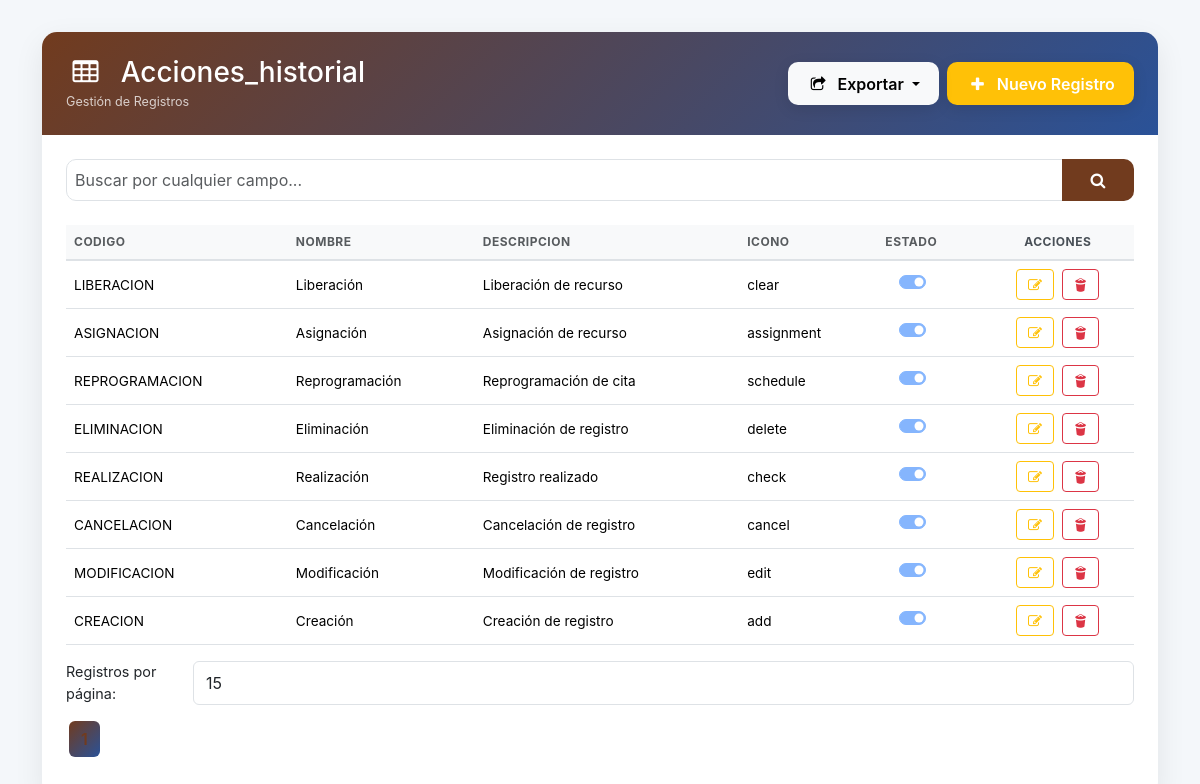
/controladores/controlador_acciones_historial.php (signed in), run on the app's committed database.
### tables this page shows
CREATE TABLE `acciones_historial` (
  `id` int NOT NULL AUTO_INCREMENT,
  `codigo` varchar(50) NOT NULL,
  `nombre` varchar(150) NOT NULL,
  `descripcion` varchar(255) DEFAULT NULL,
  `icono` varchar(550) DEFAULT NULL,
  `estado` enum('activo','inactivo') DEFAULT 'activo',
  `usuario_id_inserto` int NOT NULL,
  `fecha_insercion` timestamp NULL DEFAULT CURRENT_TIMESTAMP,
  `usuario_id_actualizo` int DEFAULT NULL,
  `fecha_actualizacion` timestamp NULL DEFAULT NULL ON UPDATE CURRENT_TIMESTAMP,
  PRIMARY KEY (`id`),
  UNIQUE KEY `codigo` (`codigo`),
  KEY `idx_estado` (`estado`)
);

### modelos/modelo_acciones_historial.php (called while the page is built, shortened)
<?php
require_once '../conexion.php';
class ModeloAcciones_historial {
    private $conexion;
    public function __construct() {
        global $conexion;
        $this->conexion = $conexion;
    }
    public function contarRegistros() {
        $query = "SELECT COUNT(*) as total FROM acciones_historial";
        $stmt = $this->conexion->prepare($query);
        $stmt->execute();
        $resultado = $stmt->get_result();
        return $resultado ? $resultado->fetch_assoc()['total'] : 0;
    }
    public function obtenerTodos($registrosPorPagina, $offset, $orderBy = 'id', $orderDir = 'DESC') {
        $allowedColumns = ['`acciones_historial`.`id`', '`acciones_historial`.`codigo`', '`acciones_historial`.`nombre`', '`acciones_historial`.`descripcion`', '`acciones_historial`.`icono`', '`acciones_historial`.`estado`', '`acciones_historial`.`usuario_id_inserto`', '`acciones_historial`.`fecha_insercion`', '`acciones_historial`.`usuario_id_actualizo`', '`acciones_historial`.`fecha_actualizacion`'];
        $orderByClean = str_replace(['`', ' '], '', $orderBy);
        $isValid = false;
        foreach($allowedColumns as $ac) {
            if (str_replace(['`', ' '], '', $ac) === $orderByClean) {
                $isValid = true;
                break;
            }
        }
        $orderSQL = $isValid ? " ORDER BY $orderBy $orderDir " : " ORDER BY `acciones_historial`.`id` DESC ";
        $query = "SELECT `acciones_historial`.*  FROM acciones_historial";
        $query .= $orderSQL;
        $query .= " LIMIT ? OFFSET ?";
        $stmt = $this->conexion->prepare($query);
        $stmt->bind_param('ii', $registrosPorPagina, $offset);
        $stmt->execute();
        $resultado = $stmt->get_result();
        return $resultado ? $resultado->fetch_all(MYSQLI_ASSOC) : false;
    }
}
?>

### vistas/vista_acciones_historial.php (the view, shortened to what this page needs)
<?php
$mi_programa = 'vista_acciones_historial.php';
$permisos = $_SESSION['permisos'][$mi_programa] ?? ['ins' => 1, 'upd' => 1, 'del' => 1, 'exp' => 1];
$registrosPorPagina = isset($_GET['registrosPorPagina']) ? (int)$_GET['registrosPorPagina'] : 15;
?>
<!DOCTYPE html>
<html lang="es">
<head>
    <?php include('../headIconos.php'); ?>
    <link rel="stylesheet" href="../css/estilos.css">
</head>
<body>
    <div class="container pb-5">
        <div class="main-card">
            <div class="card-header-custom d-flex justify-content-between align-items-center">
                <div>
                    <h3 class="mb-0"><i class="icon-table me-2"></i> Acciones_historial</h3>
                    <small class="opacity-75">Gestión de Registros</small>
                </div>
                <div class="d-flex gap-2">
                    <?php if ($permisos['exp']): ?>
                    <div class="dropdown">
                        <button class="btn btn-light btn-premium dropdown-toggle" type="button" data-bs-toggle="dropdown">
                            <i class="icon-export me-1"></i> Exportar
                        </button>
                    </div>
                    <?php endif; ?>
                                        <?php if ($permisos['ins']): ?>
                    <button type="button" class="btn btn-premium btn-warning text-white" data-bs-toggle="modal" data-bs-target="#modalCrear">
                        <i class="icon-plus me-1"></i> Nuevo Registro
                    </button>
                    <?php endif; ?>
                                    </div>
            </div>
            <div class="card-body p-4">
                <form method="GET" action="vista_acciones_historial.php" class="mb-4">
                    <div class="input-group">
                        <input type="text" name="busqueda" class="form-control search-box p-2" placeholder="Buscar por cualquier campo..." value="<?php echo isset($_GET['busqueda']) ? htmlspecialchars($_GET['busqueda']) : ''; ?>">
                        <button type="submit" class="btn search-btn px-4"><i class="icon-search"></i></button>
                    </div>
                </form>
                <div class="table-responsive">
                    <table class="table table-hover align-middle">
                        <thead>
                            <tr>
<?php
$sort = $_GET['sort'] ?? "`acciones_historial`.`id`";
$dir = $_GET['dir'] ?? 'DESC';
$nextDir = ($dir === 'ASC') ? 'DESC' : 'ASC';
?>
                                <th>
                                    <a href="?<?php echo http_build_query(array_merge($_GET, ['sort' => "`acciones_historial`.`codigo`", 'dir' => $nextDir])); ?>" class="text-decoration-none text-muted">
                                        codigo                                        <?php if (str_replace(['`',' '], '', $sort) === str_replace(['`',' '], '', "`acciones_historial`.`codigo`")): ?>                                            <i class="icon-<?php echo ($dir === 'ASC') ? 'up-dir' : 'down-dir'; ?> ms-1"></i>
                                        <?php endif; ?>                                    </a>
                                </th>
                                <th>
                                    <a href="?<?php echo http_build_query(array_merge($_GET, ['sort' => "`acciones_historial`.`nombre`", 'dir' => $nextDir])); ?>" class="text-decoration-none text-muted">
                                        nombre                                        <?php if (str_replace(['`',' '], '', $sort) === str_replace(['`',' '], '', "`acciones_historial`.`nombre`")): ?>                                            <i class="icon-<?php echo ($dir === 'ASC') ? 'up-dir' : 'down-dir'; ?> ms-1"></i>
                                        <?php endif; ?>                                    </a>
                                </th>
                                <th>
                                    <a href="?<?php echo http_build_query(array_merge($_GET, ['sort' => "`acciones_historial`.`descripcion`", 'dir' => $nextDir])); ?>" class="text-decoration-none text-muted">
                                        descripcion                                        <?php if (str_replace(['`',' '], '', $sort) === str_replace(['`',' '], '', "`acciones_historial`.`descripcion`")): ?>                                            <i class="icon-<?php echo ($dir === 'ASC') ? 'up-dir' : 'down-dir'; ?> ms-1"></i>
                                        <?php endif; ?>                                    </a>
                                </th>
                                <th>
                                    <a href="?<?php echo http_build_query(array_merge($_GET, ['sort' => "`acciones_historial`.`icono`", 'dir' => $nextDir])); ?>" class="text-decoration-none text-muted">
                                        icono                                        <?php if (str_replace(['`',' '], '', $sort) === str_replace(['`',' '], '', "`acciones_historial`.`icono`")): ?>                                            <i class="icon-<?php echo ($dir === 'ASC') ? 'up-dir' : 'down-dir'; ?> ms-1"></i>
                                        <?php endif; ?>                                    </a>
                                </th>
                                <th>
                                    <a href="?<?php echo http_build_query(array_merge($_GET, ['sort' => "`acciones_historial`.`estado`", 'dir' => $nextDir])); ?>" class="text-decoration-none text-muted">
                                        estado                                        <?php if (str_replace(['`',' '], '', $sort) === str_replace(['`',' '], '', "`acciones_historial`.`estado`")): ?>                                            <i class="icon-<?php echo ($dir === 'ASC') ? 'up-dir' : 'down-dir'; ?> ms-1"></i>
                                        <?php endif; ?>                                    </a>
                                </th>
                                <th class="text-center">Acciones</th>
                            </tr>
                        </thead>
                        <tbody>
                            <?php
                            require_once '../modelos/modelo_acciones_historial.php';
                            $modelo = new ModeloAcciones_historial();
                            $termino = $_GET['busqueda'] ?? '';
                            $campoFiltro = $_GET['campo'] ?? '';
                            $registrosPorPagina = isset($_GET['registrosPorPagina']) ? (int)$_GET['registrosPorPagina'] : 15;
                            $paginaActual = isset($_GET['pagina']) ? (int)$_GET['pagina'] : 1;
                            $offset = ($paginaActual - 1) * $registrosPorPagina;
                            if (isset($_GET['action']) && $_GET['action'] === 'buscar') {
                                if (!empty($campoFiltro) && !empty($termino)) {
                                     $totalRegistros = $modelo->contarPorCampo($campoFiltro, $termino);
                                     $registros = $modelo->buscarPorCampo($campoFiltro, $termino, $registrosPorPagina, $offset, $sort, $dir);
                                } else {
                                     $totalRegistros = $modelo->contarRegistrosPorBusqueda($termino);
                                     $registros = $modelo->buscar($termino, $registrosPorPagina, $offset, $sort, $dir);
                                }
                            } else {
                                $totalRegistros = $modelo->contarRegistros();
                                $registros = $modelo->obtenerTodos($registrosPorPagina, $offset, $sort, $dir);
                            }
                            if ($registros):
                                foreach ($registros as $registro):
                            ?>
                <tr>
                    <td><?php echo htmlspecialchars($registro['codigo']); ?></td>
                    <td><?php echo htmlspecialchars($registro['nombre']); ?></td>
                    <td><?php echo htmlspecialchars($registro['descripcion']); ?></td>
                    <td><?php echo htmlspecialchars($registro['icono']); ?></td>
                    <td><?php $isChecked = ($registro['estado'] == 'activo') ? 'checked' : ''; ?><div class="form-check form-switch d-flex justify-content-center ps-0"><input class="form-check-input" type="checkbox" disabled <?php echo $isChecked; ?>></div></td>
                    <td class="text-center">
                        <div class="d-flex justify-content-center gap-2">
                        <?php if ($permisos['upd']): ?>
                        <button type="button" class="btn btn-sm btn-outline-warning" data-bs-toggle="modal" data-bs-target="#modalActualizar" data-idActualizar="<?php echo $registro['id']; ?>"
                           data-id="<?php echo htmlspecialchars($registro['id']); ?>"
                           data-codigo="<?php echo htmlspecialchars($registro['codigo']); ?>"
                           data-nombre="<?php echo htmlspecialchars($registro['nombre']); ?>"
                           data-descripcion="<?php echo htmlspecialchars($registro['descripcion']); ?>"
                           data-icono="<?php echo htmlspecialchars($registro['icono']); ?>"
                           data-estado="<?php echo htmlspecialchars($registro['estado']); ?>"
                           data-usuario_id_inserto="<?php echo htmlspecialchars($registro['usuario_id_inserto']); ?>"
                           data-fecha_insercion="<?php echo htmlspecialchars($registro['fecha_insercion']); ?>"
                           data-usuario_id_actualizo="<?php echo htmlspecialchars($registro['usuario_id_actualizo']); ?>"
                           data-fecha_actualizacion="<?php echo htmlspecialchars($registro['fecha_actualizacion']); ?>"
                        > <i class="icon-edit"></i></button>
                        <?php endif; ?>
                        <?php if ($permisos['del']): ?>
                        <button class="btn btn-sm btn-outline-danger" onclick="eliminar('<?php echo htmlspecialchars($registro['id']); ?>')"> <i class="icon-trash-2"></i></button>
                        <?php endif; ?>
                        </div>
                    </td>
                </tr>
                <?php endforeach; else: ?>
                                <tr><td colspan="6">No hay registros disponibles.</td></tr>
                <?php endif; ?>
            </tbody>
        </table>
        <div class="mb-3">
            <form method="GET" class="d-flex">
                <label for="registrosPorPagina" class="mr-2">Registros por página:</label>
                <select id="registrosPorPagina" name="registrosPorPagina" class="form-control mr-2" onchange="this.form.submit()">
                    <option value="15" <?= $registrosPorPagina == 15 ? 'selected' : '' ?>>15</option>
                </select>
                <?php if(isset($_GET['action']) && $_GET['action'] == 'buscar'): ?>                    <input type="hidden" name="action" value="buscar">
                    <input type="hidden" name="busqueda" value="<?= htmlspecialchars($termino) ?>">
                    <input type="hidden" name="campo" value="<?= htmlspecialchars($campoFiltro) ?>">
                <?php endif; ?>            </form>
        </div>
        <nav aria-label="Page navigation">
            <ul class="pagination">
                <?php
                $totalPaginas = ceil($totalRegistros / $registrosPorPagina);
                for ($i = 1; $i <= $totalPaginas; $i++):
                ?>
                    <li class="page-item <?= $i == $paginaActual ? 'active' : '' ?> ">
                        <a class="page-link" href="?pagina=<?= $i ?>&registrosPorPagina=<?= $registrosPorPagina ?>&action=<?= $_GET['action'] ?? '' ?>&busqueda=<?= urlencode($termino) ?>&campo=<?= urlencode($campoFiltro) ?>"><?= $i ?></a>
                    </li>
                <?php endfor; ?>
            </ul>
        </nav>
    </div>
</body>
</html>

### css/estilos.css (style rules this page uses)
body { font-size: 0.9rem; }
.table th, .table td { font-size: 0.85rem; }

### vistas/vista_acciones_historial.php (style rules this page uses)
:root { --primary-color: #713b1e; --primary-gradient: linear-gradient(135deg, #713b1e 0%, #2a5298 100%); --accent-color: #ff9800; }
body { background-color: #f4f7fa; font-family: 'Inter', sans-serif; }
.main-card { border: none; border-radius: 15px; box-shadow: 0 10px 30px rgba(0,0,0,0.08); overflow: hidden; background: white; margin-top: 2rem; }
.card-header-custom { background: var(--primary-gradient); color: white; padding: 1.5rem; border: none; }
.btn-premium { border-radius: 10px; padding: 0.6rem 1.2rem; font-weight: 600; transition: all 0.3s; border: none; box-shadow: 0 4px 15px rgba(0,0,0,0.1); }
.table thead th { background-color: #f8f9fa; border-bottom: 2px solid #dee2e6; color: #495057; font-weight: 700; text-transform: uppercase; font-size: 0.75rem; letter-spacing: 0.5px; }
.table tbody tr { transition: all 0.2s; }
.pagination .page-link { border-radius: 8px; margin: 0 3px; border: none; color: var(--primary-color); font-weight: 600; }
.pagination .page-item.active .page-link { background: var(--primary-gradient); }
.search-box { border-radius: 10px 0 0 10px; border: 1px solid #dee2e6; }
.search-btn { border-radius: 0 10px 10px 0; background: var(--primary-color); color: white; }

### data on the page
acciones_historial: codigo "LIBERACION", nombre "Liberación", descripcion "Liberación de recurso", icono "clear"
acciones_historial: codigo "ASIGNACION", nombre "Asignación", descripcion "Asignación de recurso", icono "assignment"
acciones_historial: codigo "REPROGRAMACION", nombre "Reprogramación", descripcion "Reprogramación de cita", icono "schedule"
acciones_historial: codigo "ELIMINACION", nombre "Eliminación", descripcion "Eliminación de registro", icono "delete"
acciones_historial: codigo "REALIZACION", nombre "Realización", descripcion "Registro realizado", icono "check"
acciones_historial: codigo "CANCELACION", nombre "Cancelación", descripcion "Cancelación de registro", icono "cancel"
acciones_historial: codigo "MODIFICACION", nombre "Modificación", descripcion "Modificación de registro", icono "edit"
acciones_historial: codigo "CREACION", nombre "Creación", descripcion "Creación de registro", icono "add"
